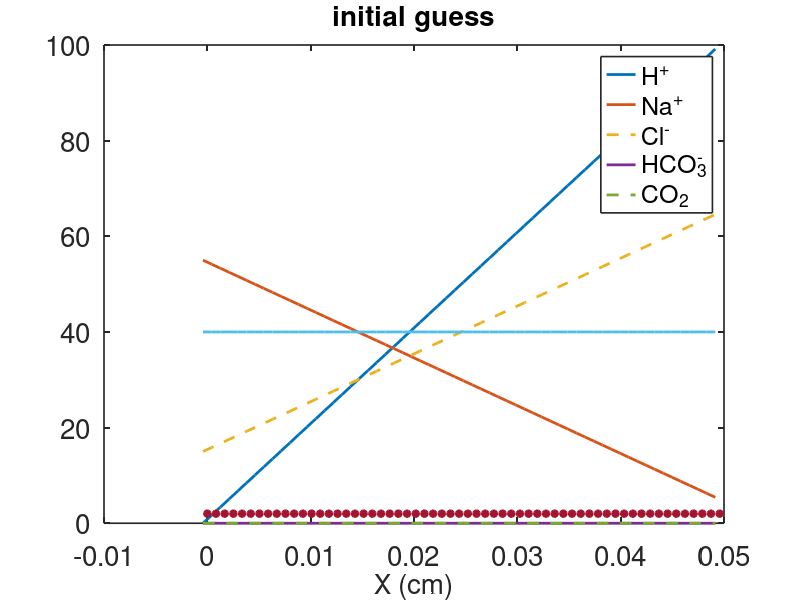
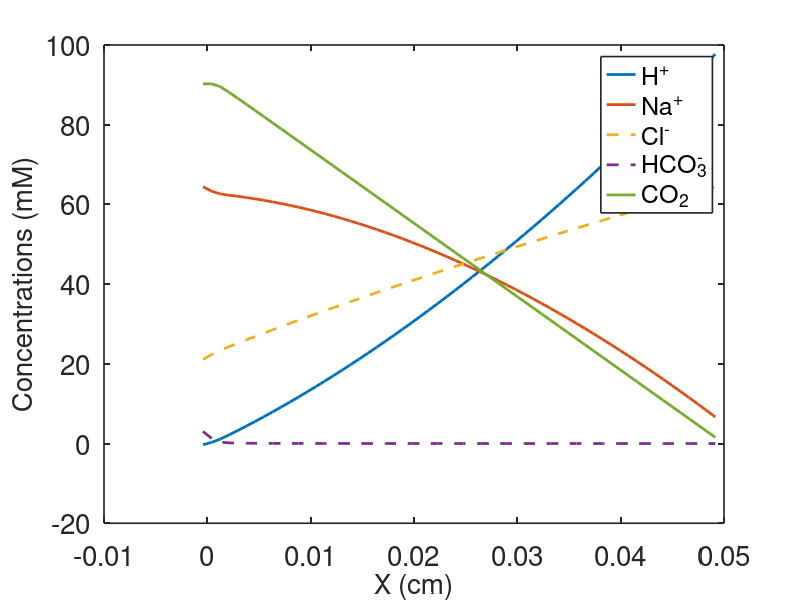
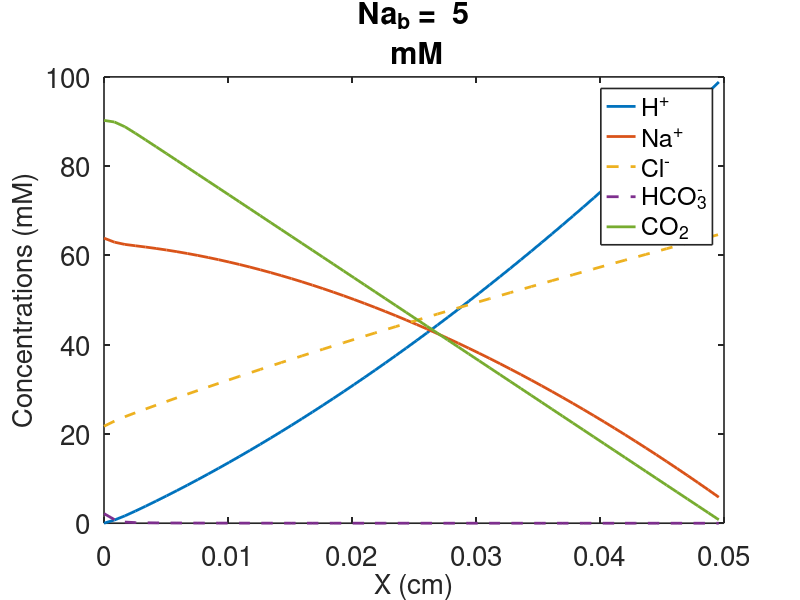
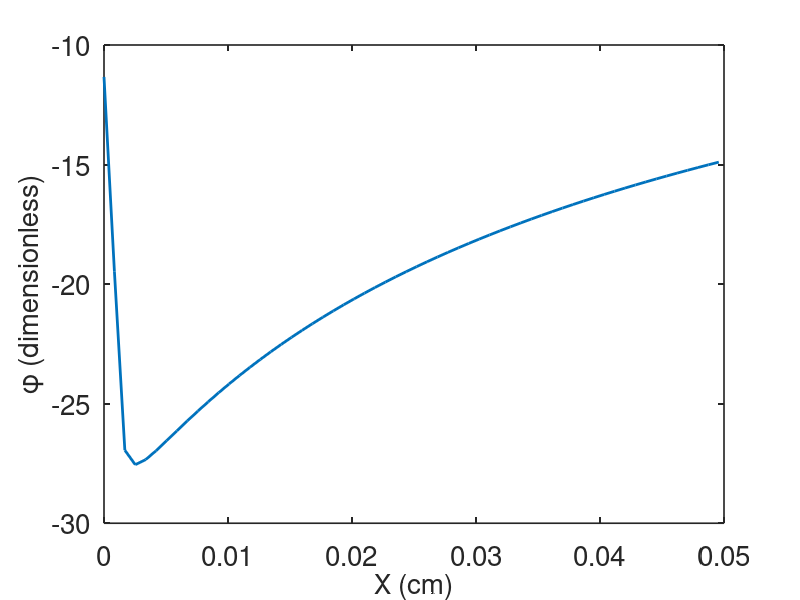

The MATLAB script that drew these images, in order:

%    -------------------------------------------------------------------
%
% This file solves the steady state system of diffusion-advection-reaction
% for 5 species
% sodium, hydrogen, chloride, bicarbonate and carbon dioxide
% electrodiffusion with one dirichlet boundary condition and one Robin
% condition using Matlab function fsolve 
%
% Here we try a nonuniform grid to deal with the boundary layer at x=0.
%
%     For Chapter 18, Section 18.6.2 of
%     Keener and Sneyd, Mathematical Physiology, 3rd Edition, Springer.
%
%     Written by James Keener and James Sneyd.
%
%    -------------------------------------------------------------------


function mucus_barrier_ss

close all
clear all
clc

set(0,                           ...
'defaultaxesfontsize', 20,   ...
'defaultaxeslinewidth', 1.2, ...
'defaultlinelinewidth', 2.0, ...
'defaultpatchlinewidth', 0.7);
global N Amh Amn Amc Amb Amco2 ATmnh  ATmhn ATmcb ATmbc Dh Dn Dc Db Dco2
global kmb kb Hb Nb Cb Bb Co2b Um denom  
global  zs hj delj
L =0.05; % length of the domain units cm
Lm = 0.75; % length of the mucus gel region
% there are 5 diffusion coefficients
Dh =  7e-5; %cm^2/s% hydrogen
Dn = 2.46e-5; % sodium
Db =1.78e-5;  % bicaarbonate
Dc = 2.13e-5; %chloride

Dco2 = 1.98e-5; % carbon dioxide
zs =[1,1,-1,-1,0]; % charges on ions
kb = 2.6e3 ;% or  2.6e10mM^(-1) s^(-1) % hydrogen-bicarbonate reaction rate
kmb = 11; %s^(-1) % carbon dioxide dissociation rate
KBC =  2e-1; % bicarbonate-chloride exchanger permeability
%  Hydrogen-sodium exchanger permeability:
KHN = 2e-1;
delHN= 1.e5;
delBC = 10;

% lumenal concentrations
M0 = 134; % mM
M0 = 40;

% boundary values at x=L;
Hb = 100; %mM  
%%%  Choose the value of Nb you want
    Nb = 5;% mM
    %Nb = 200;
%%%
Bb = 0; % no bicarbonate at the righthand boundary
Co2b = 0; % assume carbon dioxide is taken out 

N=60;    % total number of spatial grid points,  
% number of unknowns is 6N
%phi_j at xj
%u_j at yj = xj+hj/2% u1 is considered a ghost point on the exterior of the left boundary,
% the right boundary condition is applied at y_(N+1)

%specify the grid

hj =ones(1,N); %uniform grid
% or non-uniform grid:
% hj = tanh([1:N]/(0.25*N));  % there are N-1 gaps, but N hj's
% non-uniform grid  has bugs, does not give the correct answer
% uniform grid gives good answers
HT = sum(hj(1:N-1))+hj(N)/2;  % use N-1 hj's = 1/2 for form grid for unknowns
Hj = L*hj/HT; % rescale to correct length 
hj = [Hj(1),Hj]; % add the ghost point
xj = [0,cumsum(hj(2:N))];  %these are the N grid points where phi is specified

yj = [-hj(1)/2,xj+hj(2:N+1)/2 ]; %these are the grid points where u (including the ghost point) is unknown
% plus an extra point for the boundary condition

delj = yj(2:N+1) - yj(1:N) ; % distance between midpoints
hj=hj';
delj = delj';
djs = delj(1:N-1)+delj(2:N);
denom = delj(1:N-1).*delj(2:N).*djs/2 ; %this is the denominator for the diffusion operator

X = xj(1:N); % N interior grid points, including x=0, where phi is unknown
Y = yj(1:N); % these are the locations where concentrations are unknown

Um = M0*(1-tanh((Y-Lm)/0.1) )/2;  % mucus charge/binding site distribution

Umb = M0*(1-tanh((L-Lm)/0.1) )/2 ;
% enforce electroneutrality  at x=L
Cb = Hb+Nb-Umb-Bb;
% initial guesses
% be sure all concentrations are positive! 
Uh = Hb+2000*(X-L)';  %H0*ones(N,1);
Un = Nb+1000*(L-X)';
Ub =  zeros(N,1); % ;
Uc = Un + Uh - Ub - Um';  % guarantees electroneutrality
Uco2 = Co2b* ones(N,1);
phi =  2*ones(N,1);

Uslv0 = [Uh;Un; Ub;Uco2;phi];  % initial guess for the solution

figure(1)
    plot(Y,Uh,Y,Un, Y,Uc,'--',Y,Ub,Y,Uco2,'--',Y,Um,X,phi,'*','linewidth',2)
    title('initial guess','fontsize',20)
    xlabel('X (cm)','fontsize',20)
    legend('H^+','Na^+','Cl^-','HCO_3^-','CO_2')

% form the 5 main diffusion matrices, which are independent of unknowns

ATmh = [-Dh/hj(1)-KHN*delHN/2;-Dh*djs./denom];

AThup = [Dh/hj(1)-KHN*delHN/2;Dh*delj(2:N-1)./denom(1:N-2)];
AThoff = Dh*delj(1:N-1)./denom(1:N-1);
Amh= diag(ATmh) +diag(AThup,1) + diag(AThoff,-1);

% diffusion operator for h

ATmhn = zeros(N,N);
ATmhn(1,1) = KHN/2;  % flux for hydrogen depends on sodium
ATmhn(1,2) = KHN/2;

ATmn = [-Dn/hj(1)-KHN/2;-Dn*djs./denom];
ATnup = [Dn/hj(1)-KHN/2;Dn*delj(1:N-2)./denom(1:N-2)];
ATnoff = Dn*delj(2:N)./denom(1:N-1);
Amn= diag(ATmn) +diag(ATnup,1) + diag(ATnoff,-1);% diffusion operator for Na

ATmnh = zeros(N,N);
ATmnh(1,1) = KHN*delHN/2;  % flux for sodium depends on hydrogen
ATmnh(1,2) = KHN*delHN/2;

ATmc = [-Dc/hj(1)-KBC/2;-Dc*djs./denom];
ATcup = [Dc/hj(1)-KBC/2;Dc*delj(1:N-2)./denom(1:N-2)];
ATcoff = Dc*delj(2:N)./denom(1:N-1);
Amc= diag(ATmc) +diag(ATcup,1) + diag(ATcoff,-1);  % diffusion operator for Cl

ATmcb = zeros(N,N);
ATmcb(1,1) = KBC*delBC/2;
ATmcb(1,2) = KBC*delBC/2;

ATmb = [-Db/hj(1)-KBC*delBC/2;-Db*djs./denom];
ATbup = [Db/hj(1)-KBC*delBC/2;Db*delj(1:N-2)./denom(1:N-2)];
ATboff = Db*delj(2:N)./denom(1:N-1);
Amb= diag(ATmb) +diag(ATbup,1) + diag(ATboff,-1);  % diffusion operator for bicarbonate

ATmbc = zeros(N,N);
ATmbc(1,1) = KBC/2;
ATmbc(1,2) = KBC/2;

ATmco2 = [-Dco2/hj(1);-Dco2*djs./denom];
ATco2up = [Dco2/hj(1); Dco2*delj(1:N-2)./denom(1:N-2)];
ATco2off =Dco2*delj(2:N)./denom(1:N-1);
Amco2= diag(ATmco2) +diag(ATco2up,1) + diag(ATco2off,-1);  % diffusion operator for CO2

% now call fsolve
Uslv = fsolve(@feval, Uslv0);

Uh = Uslv(1:N);
Un = Uslv(N+1:2*N);
Ub = Uslv(2*N+1:3*N);
Uco2 = Uslv(3*N+1:4*N);
phi = Uslv(4*N+1:5*N);
Uc = Un + Uh - Ub - Um' ;

figure(2)
    plot(Y,Uh,Y,Un,  Y,Uc, '--', Y,Ub,'--',Y,Uco2,'linewidth',2)
    xlabel('X (cm)','fontsize',20)
    legend('H^+','Na^+','Cl^-','HCO_3^-','CO_2' )
    ylabel('Concentrations (mM)','fontsize',20)
figure(3)
    plot(X,Avg(Uh,Hb),X,Avg(Un,Nb),X,Avg(Uc,Cb),'--', X,Avg(Ub,Bb),'--',X,Avg(Uco2,Co2b),'linewidth',2)
    xlabel('X (cm)','fontsize',20)
    legend('H^+','Na^+','Cl^-','HCO_3^-','CO_2' )
    formatSpecF = '%3.0f\n';
    title(strcat('Na_b = ',sprintf(formatSpecF,Nb),' mM'))
    ylabel('Concentrations (mM)','fontsize',20)
    %writematrix([X' Avg(Uh,Hb) Avg(Un,Nb) Avg(Uc,Cb) Avg(Ub,Bb) Avg(Uco2,Co2b)],'mucus_ss.dat')

figure(4)
    plot(X,phi,'linewidth',2)
    xlabel('X (cm)','fontsize',20)
    ylabel('\phi (dimensionless)','fontsize',20)

FluxH = Dh*Flux(Uh,phi,zs(1), Hb) ;
FluxN = Dn*Flux(Un,phi,zs(2), Nb) ;
FluxC = Dc*Flux(Uc,phi,zs(3), Cb) ;
FluxB = Db*Flux(Ub,phi,zs(4), Bb) ;

figure(5)
    plot(X,-FluxH,X,-FluxN,X,-FluxC,'--',X,-FluxB,'--','linewidth' ,2)
    %plot( X,-FluxC,X,-FluxB,'linewidth' ,2)
    legend( 'FluxH','FluxN','FluxC','FluxB')
    xlabel('X (cm)','fontsize',20)

figure(6)
    plot(X,-log10(Avg(Uh,Hb)*1.e-3),'linewidth',2)
    xlabel('X (cm)','fontsize',20)
    ylabel('pH','fontsize',20)
    resid = feval(Uslv);
    rs = reshape(resid,N,5);

figure(7)
    plot(X,log(abs(rs)))
    ylabel('log(residual)')
    legend('H^+','Na^+','Cl^-','HCO_3^-','CO_2')
    xlabel('X (cm)','fontsize',20)

end % of main

%%
function resid = feval(Uslv)
    global N Amh Amn Amc Amb Amco2 ATmnh  ATmhn ATmcb ATmbc Dh Dn Dc Db Dco2
    global kmb kb Hb Nb Cb Bb Co2b Um denom Afull
    global   zs hj delj 
    
    Uh = Uslv(1:N);
    Un = Uslv(N+1:2*N);
    Ub = Uslv(2*N+1:3*N);
    Uco2 = Uslv(3*N+1:4*N);
    phi = Uslv(4*N+1:5*N);
    Uc = Un + Uh - Ub - Um' ; % guarantees electroneutrality
     
    % evaluate the function using 
     %  Uh, Un, Uc, Ub, and phi values 
    Avgh = Avg(Uh,Hb);
    Avgn = Avg(Un,Nb);
    Avgc = Avg(Uc,Cb); 
    Avgb = Avg(Ub,Bb); 
     
    Hgrad = Dh*Grad(Avgh); 
    Ngrad = Dn*Grad(Avgn);
    Cgrad = Dc*Grad(Avgc);
    Bgrad = Db*Grad(Avgb);
     
    %CO2grad = 0 since CO2 is neutral charge
     
    Afull= [[Amh,ATmhn,zeros(N,N),diag([0;kmb*ones(N-1,1)]),zs(1)*Hgrad]; ...% hydrogen
        [ATmnh,Amn,zeros(N,2*N),  zs(2)*Ngrad];  ... % sodium
        [zeros(N,2*N),ATmcb,zeros(N,N),zs(3)*Cgrad]; ...% chloride
        [zeros(N,2*N),Amb, diag([0;kmb*ones(N-1,1)]),zs(4)*Bgrad]; ...% bicarbonate
        [zeros(N,3*N),Amco2-diag([0;kmb*ones(N-1,1)]),zeros(N,N)]]; ...% carbon dioxide
     
     
    B = [zeros(2*N,N);Amc;ATmbc;zeros(N,N)];
     % now evaluate the  reaction terms
    Rhs = zeros(5*N,1);
     
    Rhs(2:N-1) = kb*Uh(2:N-1).*Ub(2:N-1);
    Rhs(N) = - Dh*delj(N)*Hb./denom(N-1)+kb*Uh(N)*Ub(N);
    Rhs(2*N) = - Dn*delj( N)*Nb./denom(N-1);  % right BC for sodium
    Rhs(3*N) = - Dc*delj( N)*Cb./denom(N-1);% right BC for chloride
     
    Rhs(3*N+2:4*N-1) = kb*Uh(2:N-1).*Ub(2:N-1) ;
    Rhs(4*N) = - Db*delj(N)*Bb./denom(N-1)  +kb*Uh(N)*Ub(N) ;
    Rhs(4*N+2:5*N-1) =  -kb*Uh(2:N-1).*Ub(2:N-1);
    Rhs(5*N) = - Dco2*delj(N)*Co2b./denom(N-1) -kb*Uh(N).*Ub(N); 
     
    resid = Afull*Uslv+B*Uc-Rhs;
  
end

%%
function out = Avg(U,Ub)
    global N hj delj
    out = ( hj(2:N+1).*U +hj(1:N).*[U(2:N);Ub])./(2*delj);
end

%%
function out = Grad(Avg)
    global N hj 
    out = [ diag([Avg(1); Avg(2:N)./hj(1:N-1)])]-[diag(Avg(1:N-1)./hj(1:N-1),-1)];
end

%%
function out = Flux(U,phi,zi, Ub)
    global delj N
    Uv = Avg(U,Ub);
    Upr = ([U(2:N);Ub]-U)./delj;
    out =  Upr +zi*Uv.*phi;
end
